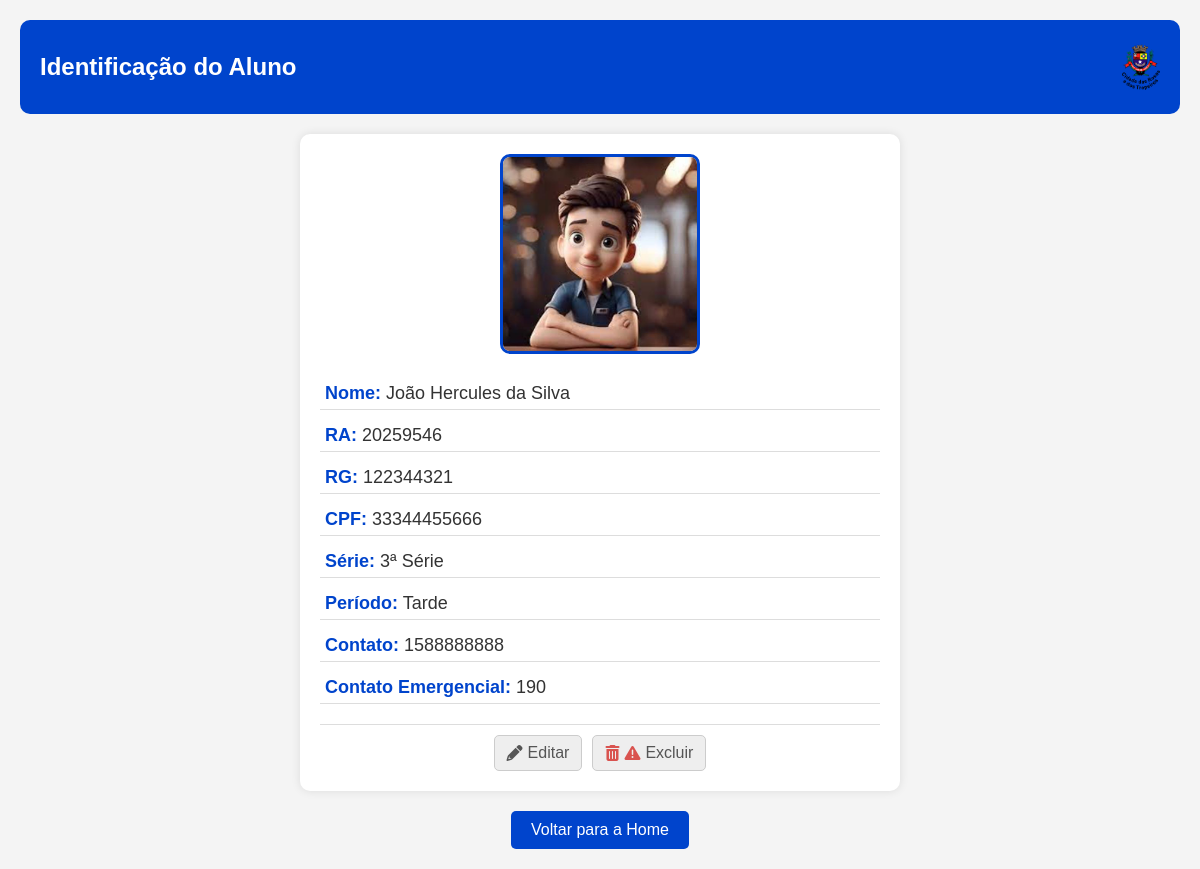
/detalhes_aluno/20259546/, run on an earlier commit of the app's database.
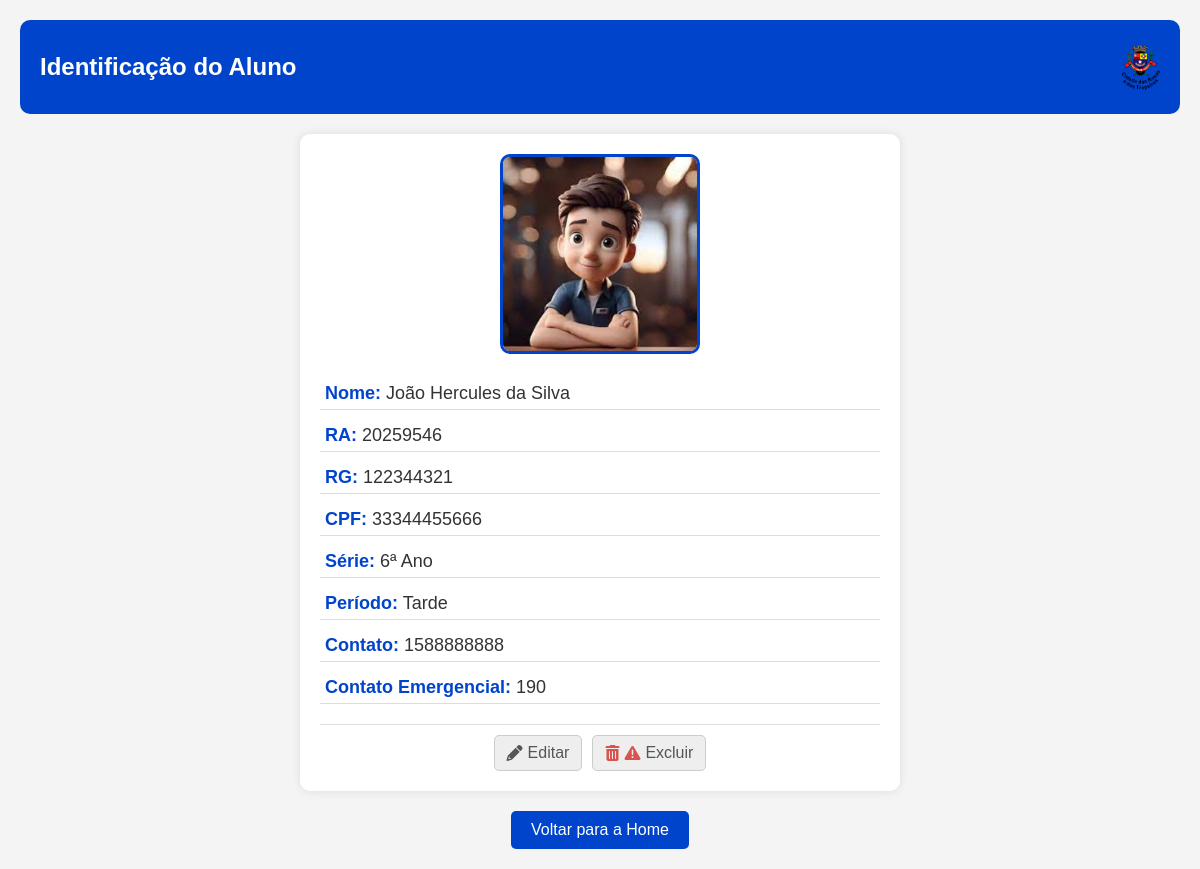
And on a later commit of the database.
### Sistema_Alunos/models.py (models this page shows, shortened)
class Aluno(models.Model):
    SERIES_CHOICES = [
        ('1ª Ano', '1ª Ano'),
        ('2ª Ano', '2ª Ano'),
        ('3ª Ano', '3ª Ano'),
        ('4ª Ano', '4ª Ano'),
        ('5ª Ano', '5ª Ano'),
        ('6ª Ano', '6ª Ano'),
        ('7ª Ano', '7ª Ano'),
        ('8ª Ano', '8ª Ano'),
        ('9ª Ano', '9ª Ano'),
    ]
    TURMA_CHOICES = [
        ('A', 'A'),
        ('B', 'B'),
        ('C', 'C'),
    ]
    PERIODO_CHOICES = [
        ('Manhã', 'Manhã'),
        ('Tarde', 'Tarde'),
    ]
    foto = models.ImageField(upload_to='fotos/', default='fotos/default.jpg', blank=False)
    id_aluno = models.CharField(max_length=20, unique=True, blank=True, null=True)
    nome = models.CharField(max_length=100)
    nome_social = models.CharField(max_length=100, blank=True, null=True)
    rg = models.CharField(max_length=20, unique=True)
    cpf = models.CharField(max_length=14, unique=True)
    data_nascimento = models.DateField(blank=True, null=True)
    contato = models.CharField(max_length=15, blank=True, null=True)
    contato_emergencial = models.CharField(max_length=15, blank=True, null=True)
    responsavel = models.CharField(max_length=100, blank=True, null=True)
    serie = models.CharField(max_length=10, choices=SERIES_CHOICES)
    turma = models.CharField(max_length=1, choices=TURMA_CHOICES)
    periodo = models.CharField(max_length=10, choices=PERIODO_CHOICES)
    observacoes = models.TextField(blank=True, null=True)

### Sistema_Alunos/views.py (the view)
# urls.py: path('detalhes_aluno/<str:id_aluno>/', views.detalhes_aluno, name='detalhes_aluno'),
def detalhes_aluno(request, id_aluno):
    aluno = get_object_or_404(Aluno, id_aluno=id_aluno)  # Certifique-se que 'id_aluno' é o nome correto
    return render(request, 'detalhes_aluno.html', {'aluno': aluno})

### Sistema_Alunos/templates/detalhes_aluno.html (shortened to what this page needs)
{% load static %}
<!DOCTYPE html>
<html lang="pt-br">
<head>
    <link rel="stylesheet" href="https://cdnjs.cloudflare.com/ajax/libs/font-awesome/6.0.0-beta3/css/all.min.css">
</head>
<body>
    <header>
        <h1>Identificação do Aluno</h1>
        <div class="header-image">
            <img src="{% static 'imagens/brasao3.png' %}" alt="Imagem do Cabeçalho">
        </div>
    </header>
    <div class="detalhes-container">
        <div class="foto-container">
            {% if aluno.foto %}
                <img src="{{ aluno.foto.url }}" alt="Foto do Aluno" class="foto-aluno">
            {% else %}
                <p>Nenhuma foto cadastrada.</p>
            {% endif %}
        </div>
        <div class="informacoes-aluno">
            <p><strong>Nome:</strong> {{ aluno.nome_social}}</p>
            <p><strong>RA:</strong> {{ aluno.id_aluno }}</p>
            <p><strong>RG:</strong> {{ aluno.rg }}</p>
            <p><strong>CPF:</strong> {{ aluno.cpf }}</p>
            <p><strong>Série:</strong> {{ aluno.serie }}</p>
            <p><strong>Período:</strong> {{ aluno.periodo }}</p>
            <p><strong>Contato:</strong> {{ aluno.contato }}</p>
            <p><strong>Contato Emergencial:</strong> {{ aluno.contato_emergencial }}</p>
            <div class="acoes-aluno">
                <a href="{% url 'editar_aluno' aluno.id_aluno %}" class="editar-botao"><i class="fas fa-pencil"></i> Editar</a>
                <a href="{% url 'excluir_aluno' aluno.id_aluno %}" class="excluir-botao"><i class="fas fa-trash-can"></i><i class="fas fa-exclamation-triangle"></i> Excluir</a>
            </div>
        </div>
    </div>
    <div class="voltar-home">
        <a href="{% url 'index' %}"><button>Voltar para a Home</button></a>
    </div>
</body>
</html>

What changed in the data, as far as the page shows it:
changed Aluno "João Hercules da Silva": serie "3ª Série" → "6ª Ano"
